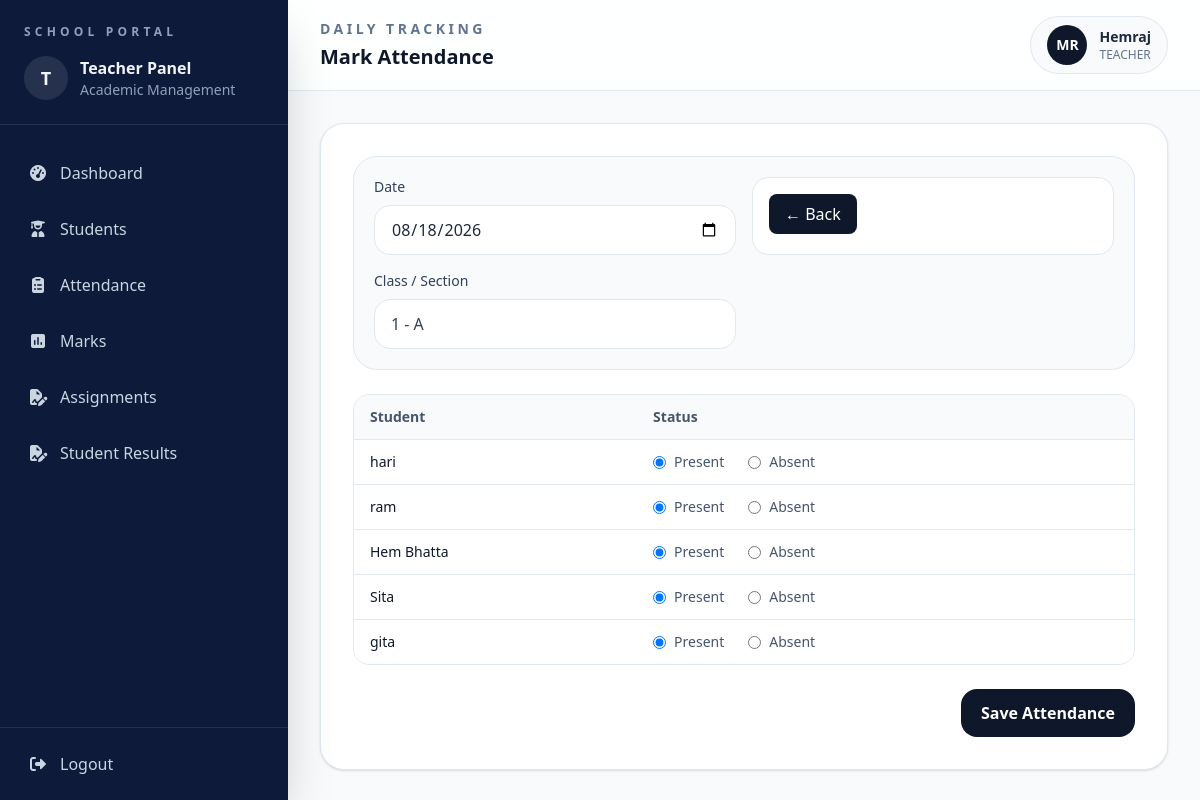
The app's page /attendance/mark/ (signed in) with its own data.
### accounts/models.py (models this page shows, shortened)
class User(AbstractUser):
    ROLE_CHOICES = (("ADMIN", "Admin"), ("TEACHER", "Teacher"))
    role = models.CharField(max_length=20, choices=ROLE_CHOICES, default="TEACHER")

### students/models.py (models this page shows, shortened)
class ClassRoom(models.Model):
    name = models.CharField(max_length=50)
    section = models.CharField(max_length=10)
    teacher = models.ForeignKey(
        User, on_delete=models.SET_NULL, null=True, limit_choices_to={"role": "TEACHER"}
    )

class Student(models.Model):
    name = models.CharField(max_length=50)
    classroom = models.ForeignKey(
        ClassRoom, on_delete=models.CASCADE, related_name="students"
    )
    address = models.TextField(blank=True, null=True)
    phone = models.CharField(max_length=10, blank=True)
    date_of_birth = models.DateField(default="2000-01-01")

### attendance/views.py (the view, shortened to what this page needs)
# urls.py: path("mark/",views.mark_attendance,name="mark-attendance"),
def mark_attendance(request):
    classroom = ClassRoom.objects.filter(teacher=request.user).first()
    if not classroom:
        messages.error(request, "No classroom assigned to you.")
        return redirect("dashboard")
    students = classroom.students.all()
    context = {
        "classroom": classroom,
        "students": students,
        "today": date.today(),
    }
    return render(
        request,
        "attendance/attendance_form.html",
        context,
    )

### attendance/templates/attendance/attendance_form.html (shortened to what this page needs)
{% extends 'base.html' %}
{% block page_label %}Daily Tracking{% endblock %}
{% block page_title %}Mark Attendance{% endblock %}
{% block content %}
<form method="post">
  <div class="space-y-6">
    <div class="rounded-3xl border border-slate-200 bg-slate-50 p-5">
      <div class="grid gap-4 md:grid-cols-2">
        <div>
          <label
            for="date"
            class="mb-2 block text-sm font-medium text-slate-700"
          >
            Date
          </label>
          <input
            id="date"
            name="date"
            type="date"
            value="{{ today|date:'Y-m-d' }}"
            class="w-full rounded-2xl border border-slate-200 bg-white px-4 py-3"
            required
          />
        </div>
      <div class="rounded-2xl border border-slate-200 bg-white p-4">
       <a href="{% url 'attendance' %}"
         class="inline-flex items-center gap-2 rounded-lg bg-slate-900 px-4 py-2 text-white hover:bg-slate-800">
              ← Back
        </a>
      </div>
        <div>
          <label
            for="section"
            class="mb-2 block text-sm font-medium text-slate-700"
          >
            Class / Section
          </label>
          <input
            id="section"
            type="text"
            value="{{ classroom.name }} - {{ classroom.section }}"
            readonly
            class="w-full rounded-2xl border border-slate-200 bg-white px-4 py-3 text-slate-700"
          />
        </div>
      </div>
    </div>
    <div class="overflow-hidden rounded-2xl border border-slate-200">
      <table class="min-w-full divide-y divide-slate-200 text-left text-sm">
        <thead class="bg-slate-50 text-slate-600">
          <tr>
            <th class="px-4 py-3 font-semibold">Student</th>
            <th class="px-4 py-3 font-semibold">Status</th>
          </tr>
        </thead>
        <tbody class="divide-y divide-slate-200 bg-white">
          {% for student in students %}
          <tr>
            <td class="px-4 py-3 font-medium text-slate-900">
              {{ student.name }}
            </td>
            <td class="px-4 py-3">
              <div class="flex gap-6">
                <label class="flex items-center gap-2 text-sm text-slate-600">
                  <input
                    type="radio"
                    name="student_{{ student.id }}"
                    value="PRESENT"
                    checked
                  />
                  Present
                </label>
                <label class="flex items-center gap-2 text-sm text-slate-600">
                  <input
                    type="radio"
                    name="student_{{ student.id }}"
                    value="ABSENT"
                  />
                  Absent
                </label>
              </div>
            </td>
          </tr>
          {% empty %}
          <tr>
            <td colspan="2" class="px-4 py-8 text-center text-slate-500">
              No students found in your assigned class.
            </td>
          </tr>
          {% endfor %}
        </tbody>
      </table>
    </div>
    <div class="flex justify-end">
      <button
        type="submit"
        class="rounded-2xl bg-slate-900 px-5 py-3 font-semibold text-white transition hover:bg-slate-800"
      >
        Save Attendance
      </button>
    </div>
  </div>
</form>
{% endblock %}

### templates/base.html (shortened to what this page needs)
{% load static %}
<!doctype html>
<html lang="en">
<head>
<script src="https://cdn.jsdelivr.net/npm/@tailwindcss/browser@4"></script>
<link rel="stylesheet"
      href="https://cdnjs.cloudflare.com/ajax/libs/font-awesome/7.0.1/css/all.min.css"
 />
</head>
<body class="bg-slate-50 text-slate-800">
<div class="min-h-screen bg-slate-50">
  {% include 'sidebar.html' %}
  <div class="min-h-screen lg:ml-72">
    <header class="border-b border-slate-200 bg-white/90 px-4 py-4 sm:px-6 lg:px-8">
      <div class="flex flex-col gap-4 sm:flex-row sm:items-center sm:justify-between">
        <div>
          <p class="text-sm font-semibold uppercase tracking-[0.25em] text-slate-500">
            {% block page_label %}{% endblock %}
          </p>
          <h1 class="mt-1 text-xl font-semibold text-slate-900">
            {% block page_title %}{% endblock %}
          </h1>
        </div>
        <div class="flex items-center gap-3 rounded-full border border-slate-200 bg-slate-50 px-4 py-2">
          <div class="flex h-10 w-10 items-center justify-center rounded-full bg-slate-900 text-sm font-semibold text-white">
            MR
          </div>
          <div>
            <p class="text-sm font-semibold text-slate-800">
              {{ request.user.username|capfirst }}
            </p>
            <p class="text-xs text-slate-500">
              {{ request.user.role|capfirst }}
            </p>
          </div>
        </div>
      </div>
    </header>
    <main class="p-4 sm:p-6 lg:p-8">
      <div class="rounded-3xl border border-slate-200 bg-white p-4 shadow-sm sm:p-6 lg:p-8">
        {% block content %}
        {% endblock content %}
      </div>
    </main>
  </div>
</div>
</body>
</html>

### records on screen
User: user.username "Hemraj", user.role "TEACHER"
ClassRoom: name "1 - A"
Student: name "hari"
Student: name "ram"
Student: name "Hem Bhatta"
Student: name "Sita"
Student: name "gita"
